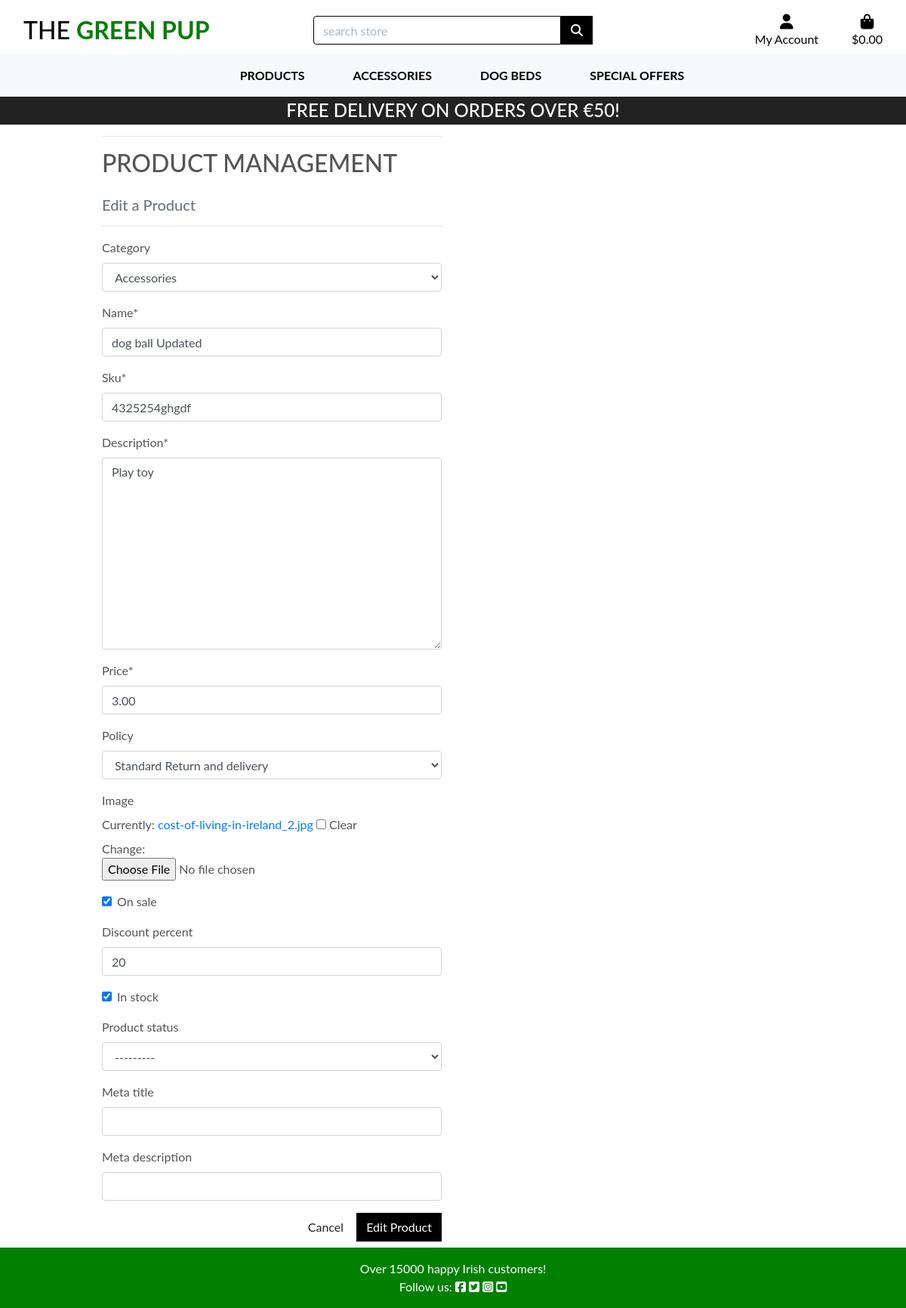
The app's page /products/edit/3/ (signed in) with its own data.
### products/models.py (models this page shows, shortened)
class Product(models.Model):
    category=models.ForeignKey('Category',blank=True, null=True, on_delete=models.SET_NULL)
    name=models.CharField(max_length=100)
    sku=models.CharField(max_length=150)
    description=models.TextField(max_length=500)
    price=models.DecimalField(max_digits=6,decimal_places=2)
    policy=models.ForeignKey('Policies',blank=True,null=True, on_delete=models.SET_NULL)
    image=models.ImageField(null=True,blank=True)
    on_sale=models.BooleanField(default=False)
    discount_percent=models.CharField(max_length=10,blank=True,null=True)
    in_stock=models.BooleanField(default=True)
    product_status=models.ForeignKey('ProductStatus',blank=True,null=True, on_delete=models.SET_NULL)
    meta_title=models.CharField(max_length=61,blank=True,null=True)
    meta_description=models.CharField(max_length=61,blank=True,null=True)

class Category(models.Model):
    name=models.CharField(max_length=200)
    def __str__(self):
        return self.name
    class Meta:
        verbose_name_plural = "Categories"

### products/views.py (the view)
# urls.py: path('edit/<int:prod_id>/', views.edit_product, name='edit_product'),
@login_required
def edit_product(request, prod_id):
    selected_product = get_object_or_404(Product, pk=prod_id)
    if request.method == "POST":
        form = ProductForm(request.POST, request.FILES, instance=selected_product)
        if form.is_valid():
            form.save()
            messages.success(request, f'You have successfully edited the product.')
            return redirect(reverse('product-detail', args=[selected_product.id]))
        else:
            messages.error(request, 'Oops an error occured editing the product!')
    else:
        form = ProductForm(instance=selected_product)
    context = {
        'form': form,
        'selected_product': selected_product,
    }
    return render(request,'products/edit_product.html', context)

### products/forms.py
class ProductForm(forms.ModelForm):
    class Meta:
        model = Product
        fields = '__all__'

### bag/contexts.py (called while the page is built, shortened)
def bag_contents(request):
    bag_items = []
    product_quantity = 0
    total = 0
    bag = request.session.get('bag', {})
    if total < settings.FREE_DELIVERY_THRESHOLD:
        delivery = total * Decimal(settings.STANDARD_DELIVERY_PERCENT / 100)
        free_delivery_left = settings.FREE_DELIVERY_THRESHOLD - total
    else:
        delivery = 0
        free_delivery_left = 0
    grand_total = total + delivery
    context = {
        'bag_items': bag_items,
        'total':total,
        'grand_total': grand_total,
        'product_quantity': product_quantity,
        'delivery': delivery,
        'free_delivery_left': free_delivery_left,
        'free_delivery_threshold': settings.FREE_DELIVERY_THRESHOLD,
    }
    return context

### products/models.py (called while the page is built)
    def __str__(self):
        return self.title

    def __str__(self):
        return self.title

### products/templates/products/edit_product.html (shortened to what this page needs)
{% extends "base.html" %}
{% load static %}
{% block page_header %}
    <div class="container product-container">
    </div>
{% endblock %}
{% block content %}
    <div class="overlay"></div>
    <div class="container">
        <div class="row">
            <div class="col-12 col-md-6">
                <hr>
                <h2 class="logo-font mb-4">Product Management</h2>
                <h5 class="text-muted">Edit a Product</h5>
                <hr>
            </div>
        </div>
        <div class="row">
            <div class="col-12 col-md-6">
                <form method="POST" action="{% url 'edit_product' selected_product.id %}" class="form mb-2" enctype="multipart/form-data">
                    {{ form | crispy }}
                    <div class="text-right">
                        <a class="btn btn-outline-black rounded-0" href="{% url 'all-products-list' %}">Cancel</a>
                        <button class="btn btn-black rounded-0" type="submit">Edit Product</button>
                    </div>
                </form>
            </div>
        </div>
    </div>
{% endblock %}

### static/css/base.css (style rules this page uses)
html { height: 100%; }
body { background: url('https://dogbeds-2f2abe44d7a8.s3.eu-north-1.amazonaws.com/media/hero-dog.jpg') no-repeat center center fixed; background-size: cover; height: calc(100vh - 164px); color: #555; font-family: 'Lato'; }
.logo-font { text-transform: uppercase; }
.btn-black { background: black; color: white; }
.overlay { height: 100%; width: 100%; top: 0; left: 0; position: fixed; background: white; z-index: -1; }
@media (min-width: 1200px) { .container { max-width: 80%; } }
@media (min-width: 992px) { .product-container { padding-top: 164px; } }

### records on screen
Product: category "Accessories", sku "4325254ghgdf", description "Play toy", price "3.00", policy "Standard Return and delivery", on_sale "☑", discount_percent "20", in_stock "☑", product_status "---------"
Category: name "dog ball Updated"

### other values on screen
{{ free_delivery_threshold }} "50"
